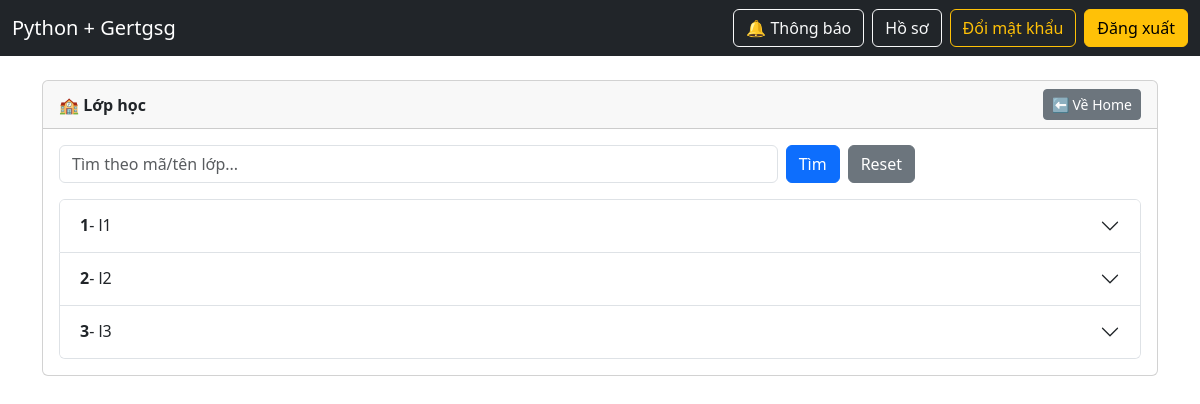
The page /student/classes (signed in) on the database its author committed.
### models.py (models this page shows, shortened)
class Class(db.Model):
    __tablename__ = "classes"
    id = db.Column(db.Integer, primary_key=True, autoincrement=True)
    code = db.Column(db.String(50), unique=True, nullable=False, index=True)
    name = db.Column(db.String(255), nullable=False, index=True)
    description = db.Column(db.Text, nullable=True)
    subjects = db.relationship(
        "Subject",
        secondary=class_subject,
        backref=db.backref("classes", lazy="dynamic"),
        lazy="subquery",
    )
    students = db.relationship(
        "Student",
        back_populates="class_",
        lazy="dynamic",
    )
    teachers = db.relationship(
        "Student",
        secondary=teacher_classes,
        back_populates="teaching_classes",
        lazy="subquery",
    )

### student_routes.py (the view)
@student_bp.get("/classes")
@login_required
@roles_required("student", "admin", "manager")
def student_classes():
    q = (request.args.get("q") or "").strip()
    query = Class.query
    if q:
        query = query.filter(
            (Class.code.ilike(f"%{q}%")) |
            (Class.name.ilike(f"%{q}%"))
        )
    classes = query.order_by(Class.name.asc()).all()
    return render_template("student/classes.html", classes=classes, q=q)

### app.py (called while the page is built)
@app.context_processor
def inject_csrf():
    def form_csrf_token():
        return Markup(f'<input type="hidden" name="csrf_token" value="{generate_csrf()}">')
    return dict(form_csrf_token=form_csrf_token)

@login_manager.user_loader
def load_user(user_id: str):
    try:
        return Student.query.get(int(user_id))
    except Exception:
        return None

@app.context_processor
def inject_noti_count():
    if current_user.is_authenticated:
        count = Notification.query.filter_by(user_id=current_user.id, is_read=False).count()
        return {"noti_unread_count": count}
    return {"noti_unread_count": 0}

### auth.py (called while the page is built)
def roles_required(*roles):
    def decorator(fn):
        @wraps(fn)
        def wrapper(*args, **kwargs):
            if not current_user.is_authenticated:
                abort(401)
            user_role = (getattr(current_user, "role", "") or "").strip().lower()
            if user_role not in [r.lower() for r in roles]:
                abort(403)
            return fn(*args, **kwargs)
        return wrapper
    return decorator

### templates/student/classes.html (shortened to what this page needs)
{% extends "base.html" %}
{% set title="Lớp học" %}
{% block content %}
<div class="card">
  <div class="card-header d-flex justify-content-between align-items-center">
    <b>🏫 Lớp học</b>
    <a class="btn btn-secondary btn-sm" href="{{ url_for('student.student_home') }}">⬅ Về Home</a>
  </div>
  <div class="card-body">
    <form class="row g-2 mb-3" method="GET">
      <div class="col-md-8">
        <input class="form-control" name="q" placeholder="Tìm theo mã/tên lớp..." value="{{ q }}">
      </div>
      <div class="col-md-4 d-flex gap-2">
        <button class="btn btn-primary">Tìm</button>
        <a class="btn btn-secondary" href="{{ url_for('student.student_classes') }}">Reset</a>
      </div>
    </form>
    <div class="accordion" id="accClasses">
      {% for c in classes %}
      <div class="accordion-item">
        <h2 class="accordion-header" id="h{{ c.id }}">
          <button class="accordion-button collapsed" type="button"
                  data-bs-toggle="collapse" data-bs-target="#b{{ c.id }}">
            <b>{{ c.code }}</b> - {{ c.name }}
          </button>
        </h2>
      </div>
      {% endfor %}
    </div>
  </div>
</div>
{% endblock %}

### rows shown on the page
Class: code "1", name "l1"
Class: code "2", name "l2"
Class: code "3", name "l3"
